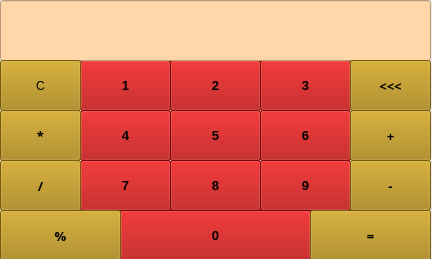
<?xml version="1.0" encoding="UTF-8"?>
<ui version="4.0">
 <class>Widget</class>
 <widget class="QWidget" name="Widget">
  <property name="geometry">
   <rect>
    <x>0</x>
    <y>0</y>
    <width>432</width>
    <height>259</height>
   </rect>
  </property>
  <property name="windowTitle">
   <string>Widget</string>
  </property>
  <widget class="QPushButton" name="s9">
   <property name="geometry">
    <rect>
     <x>260</x>
     <y>160</y>
     <width>91</width>
     <height>51</height>
    </rect>
   </property>
   <property name="font">
    <font>
     <family>Arial</family>
     <pointsize>10</pointsize>
     <italic>false</italic>
     <bold>true</bold>
     <underline>false</underline>
     <strikeout>false</strikeout>
    </font>
   </property>
   <property name="autoFillBackground">
    <bool>false</bool>
   </property>
   <property name="styleSheet">
    <string notr="true">QPushButton{
	
	background-color: rgb(170, 0, 0);
	
	font: 700 10pt &quot;Arial&quot;;

}
</string>
   </property>
   <property name="text">
    <string>9</string>
   </property>
   <property name="checkable">
    <bool>false</bool>
   </property>
  </widget>
  <widget class="QPushButton" name="s8">
   <property name="geometry">
    <rect>
     <x>170</x>
     <y>160</y>
     <width>91</width>
     <height>51</height>
    </rect>
   </property>
   <property name="font">
    <font>
     <family>Arial</family>
     <pointsize>10</pointsize>
     <italic>false</italic>
     <bold>true</bold>
     <underline>false</underline>
     <strikeout>false</strikeout>
    </font>
   </property>
   <property name="autoFillBackground">
    <bool>false</bool>
   </property>
   <property name="styleSheet">
    <string notr="true">QPushButton{
	
	background-color: rgb(170, 0, 0);
	
	font: 700 10pt &quot;Arial&quot;;

}
</string>
   </property>
   <property name="text">
    <string>8</string>
   </property>
   <property name="checkable">
    <bool>false</bool>
   </property>
  </widget>
  <widget class="QPushButton" name="s7">
   <property name="geometry">
    <rect>
     <x>80</x>
     <y>160</y>
     <width>91</width>
     <height>51</height>
    </rect>
   </property>
   <property name="font">
    <font>
     <family>Arial</family>
     <pointsize>10</pointsize>
     <italic>false</italic>
     <bold>true</bold>
     <underline>false</underline>
     <strikeout>false</strikeout>
    </font>
   </property>
   <property name="autoFillBackground">
    <bool>false</bool>
   </property>
   <property name="styleSheet">
    <string notr="true">QPushButton{
	
	background-color: rgb(170, 0, 0);
	
	font: 700 10pt &quot;Arial&quot;;

}
</string>
   </property>
   <property name="text">
    <string>7</string>
   </property>
   <property name="checkable">
    <bool>false</bool>
   </property>
  </widget>
  <widget class="QPushButton" name="s6">
   <property name="geometry">
    <rect>
     <x>260</x>
     <y>110</y>
     <width>91</width>
     <height>51</height>
    </rect>
   </property>
   <property name="font">
    <font>
     <family>Arial</family>
     <pointsize>10</pointsize>
     <italic>false</italic>
     <bold>true</bold>
     <underline>false</underline>
     <strikeout>false</strikeout>
    </font>
   </property>
   <property name="autoFillBackground">
    <bool>false</bool>
   </property>
   <property name="styleSheet">
    <string notr="true">QPushButton{
	
	background-color: rgb(170, 0, 0);
	
	font: 700 10pt &quot;Arial&quot;;

}
</string>
   </property>
   <property name="text">
    <string>6</string>
   </property>
   <property name="checkable">
    <bool>false</bool>
   </property>
  </widget>
  <widget class="QPushButton" name="s5">
   <property name="geometry">
    <rect>
     <x>170</x>
     <y>110</y>
     <width>91</width>
     <height>51</height>
    </rect>
   </property>
   <property name="font">
    <font>
     <family>Arial</family>
     <pointsize>10</pointsize>
     <italic>false</italic>
     <bold>true</bold>
     <underline>false</underline>
     <strikeout>false</strikeout>
    </font>
   </property>
   <property name="autoFillBackground">
    <bool>false</bool>
   </property>
   <property name="styleSheet">
    <string notr="true">QPushButton{
	
	background-color: rgb(170, 0, 0);
	
	font: 700 10pt &quot;Arial&quot;;

}
</string>
   </property>
   <property name="text">
    <string>5</string>
   </property>
   <property name="checkable">
    <bool>false</bool>
   </property>
  </widget>
  <widget class="QPushButton" name="s4">
   <property name="geometry">
    <rect>
     <x>80</x>
     <y>110</y>
     <width>91</width>
     <height>51</height>
    </rect>
   </property>
   <property name="font">
    <font>
     <family>Arial</family>
     <pointsize>10</pointsize>
     <italic>false</italic>
     <bold>true</bold>
     <underline>false</underline>
     <strikeout>false</strikeout>
    </font>
   </property>
   <property name="autoFillBackground">
    <bool>false</bool>
   </property>
   <property name="styleSheet">
    <string notr="true">QPushButton{
	
	background-color: rgb(170, 0, 0);
	
	font: 700 10pt &quot;Arial&quot;;

}
</string>
   </property>
   <property name="text">
    <string>4</string>
   </property>
   <property name="checkable">
    <bool>false</bool>
   </property>
  </widget>
  <widget class="QPushButton" name="s1">
   <property name="geometry">
    <rect>
     <x>80</x>
     <y>60</y>
     <width>91</width>
     <height>51</height>
    </rect>
   </property>
   <property name="font">
    <font>
     <family>Arial</family>
     <pointsize>10</pointsize>
     <italic>false</italic>
     <bold>true</bold>
     <underline>false</underline>
     <strikeout>false</strikeout>
    </font>
   </property>
   <property name="autoFillBackground">
    <bool>false</bool>
   </property>
   <property name="styleSheet">
    <string notr="true">QPushButton{
	
	background-color: rgb(170, 0, 0);
	
	font: 700 10pt &quot;Arial&quot;;

}
</string>
   </property>
   <property name="text">
    <string>1</string>
   </property>
   <property name="checkable">
    <bool>false</bool>
   </property>
  </widget>
  <widget class="QPushButton" name="s2">
   <property name="geometry">
    <rect>
     <x>170</x>
     <y>60</y>
     <width>91</width>
     <height>51</height>
    </rect>
   </property>
   <property name="font">
    <font>
     <family>Arial</family>
     <pointsize>10</pointsize>
     <italic>false</italic>
     <bold>true</bold>
     <underline>false</underline>
     <strikeout>false</strikeout>
    </font>
   </property>
   <property name="autoFillBackground">
    <bool>false</bool>
   </property>
   <property name="styleSheet">
    <string notr="true">QPushButton{
	
	background-color: rgb(170, 0, 0);
	
	font: 700 10pt &quot;Arial&quot;;

}
</string>
   </property>
   <property name="text">
    <string>2</string>
   </property>
   <property name="checkable">
    <bool>false</bool>
   </property>
  </widget>
  <widget class="QPushButton" name="s3">
   <property name="geometry">
    <rect>
     <x>260</x>
     <y>60</y>
     <width>91</width>
     <height>51</height>
    </rect>
   </property>
   <property name="font">
    <font>
     <family>Arial</family>
     <pointsize>10</pointsize>
     <italic>false</italic>
     <bold>true</bold>
     <underline>false</underline>
     <strikeout>false</strikeout>
    </font>
   </property>
   <property name="autoFillBackground">
    <bool>false</bool>
   </property>
   <property name="styleSheet">
    <string notr="true">QPushButton{
	
	background-color: rgb(170, 0, 0);
	
	font: 700 10pt &quot;Arial&quot;;

}
</string>
   </property>
   <property name="text">
    <string>3</string>
   </property>
   <property name="checkable">
    <bool>false</bool>
   </property>
  </widget>
  <widget class="QPushButton" name="s0">
   <property name="geometry">
    <rect>
     <x>120</x>
     <y>210</y>
     <width>191</width>
     <height>51</height>
    </rect>
   </property>
   <property name="font">
    <font>
     <family>Arial</family>
     <pointsize>10</pointsize>
     <italic>false</italic>
     <bold>true</bold>
     <underline>false</underline>
     <strikeout>false</strikeout>
    </font>
   </property>
   <property name="autoFillBackground">
    <bool>false</bool>
   </property>
   <property name="styleSheet">
    <string notr="true">QPushButton{
	
	background-color: rgb(170, 0, 0);
	
	font: 700 10pt &quot;Arial&quot;;

}
</string>
   </property>
   <property name="text">
    <string>0</string>
   </property>
   <property name="checkable">
    <bool>false</bool>
   </property>
  </widget>
  <widget class="QLineEdit" name="sonuc">
   <property name="geometry">
    <rect>
     <x>0</x>
     <y>0</y>
     <width>431</width>
     <height>61</height>
    </rect>
   </property>
   <property name="styleSheet">
    <string notr="true">QLineEdit{
	font: 700 10pt &quot;MS Sans Serif&quot;;
	
	background-color: rgb(255, 215, 169);
}</string>
   </property>
  </widget>
  <widget class="QPushButton" name="esittir">
   <property name="geometry">
    <rect>
     <x>310</x>
     <y>210</y>
     <width>121</width>
     <height>51</height>
    </rect>
   </property>
   <property name="font">
    <font>
     <family>Cascadia Mono</family>
     <pointsize>10</pointsize>
     <italic>false</italic>
     <bold>true</bold>
     <underline>false</underline>
     <strikeout>false</strikeout>
    </font>
   </property>
   <property name="styleSheet">
    <string notr="true">QPushButton{
	
	
	background-color: rgb(166, 127, 10);
	font: 700 10pt &quot;Cascadia Mono&quot;;
}</string>
   </property>
   <property name="text">
    <string>=</string>
   </property>
  </widget>
  <widget class="QPushButton" name="cikarma">
   <property name="geometry">
    <rect>
     <x>350</x>
     <y>160</y>
     <width>81</width>
     <height>51</height>
    </rect>
   </property>
   <property name="font">
    <font>
     <family>Cascadia Mono</family>
     <pointsize>10</pointsize>
     <italic>false</italic>
     <bold>true</bold>
     <underline>false</underline>
     <strikeout>false</strikeout>
    </font>
   </property>
   <property name="styleSheet">
    <string notr="true">QPushButton{
	
	
	background-color: rgb(166, 127, 10);
	font: 700 10pt &quot;Cascadia Mono&quot;;
}</string>
   </property>
   <property name="text">
    <string>-</string>
   </property>
  </widget>
  <widget class="QPushButton" name="yuzde">
   <property name="geometry">
    <rect>
     <x>0</x>
     <y>210</y>
     <width>121</width>
     <height>51</height>
    </rect>
   </property>
   <property name="font">
    <font>
     <family>Cascadia Mono</family>
     <pointsize>10</pointsize>
     <italic>false</italic>
     <bold>true</bold>
     <underline>false</underline>
     <strikeout>false</strikeout>
    </font>
   </property>
   <property name="styleSheet">
    <string notr="true">QPushButton{
	
	
	background-color: rgb(166, 127, 10);
	font: 700 10pt &quot;Cascadia Mono&quot;;
}</string>
   </property>
   <property name="text">
    <string>%</string>
   </property>
  </widget>
  <widget class="QPushButton" name="temizle">
   <property name="geometry">
    <rect>
     <x>0</x>
     <y>60</y>
     <width>81</width>
     <height>51</height>
    </rect>
   </property>
   <property name="styleSheet">
    <string>QPushButton{
	
	
	background-color: rgb(166, 127, 10);
	font: 700 10pt &quot;Cascadia Mono&quot;;
}</string>
   </property>
   <property name="text">
    <string>C</string>
   </property>
  </widget>
  <widget class="QPushButton" name="toplama">
   <property name="geometry">
    <rect>
     <x>350</x>
     <y>110</y>
     <width>81</width>
     <height>51</height>
    </rect>
   </property>
   <property name="font">
    <font>
     <family>Cascadia Mono</family>
     <pointsize>10</pointsize>
     <italic>false</italic>
     <bold>true</bold>
     <underline>false</underline>
     <strikeout>false</strikeout>
    </font>
   </property>
   <property name="styleSheet">
    <string notr="true">QPushButton{
	
	
	background-color: rgb(166, 127, 10);
	font: 700 10pt &quot;Cascadia Mono&quot;;
}</string>
   </property>
   <property name="text">
    <string>+</string>
   </property>
  </widget>
  <widget class="QPushButton" name="bolme">
   <property name="geometry">
    <rect>
     <x>0</x>
     <y>160</y>
     <width>81</width>
     <height>51</height>
    </rect>
   </property>
   <property name="font">
    <font>
     <family>Cascadia Mono</family>
     <pointsize>10</pointsize>
     <italic>false</italic>
     <bold>true</bold>
     <underline>false</underline>
     <strikeout>false</strikeout>
    </font>
   </property>
   <property name="styleSheet">
    <string notr="true">QPushButton{
	
	
	background-color: rgb(166, 127, 10);
	font: 700 10pt &quot;Cascadia Mono&quot;;
}</string>
   </property>
   <property name="text">
    <string>/</string>
   </property>
  </widget>
  <widget class="QPushButton" name="carpma">
   <property name="geometry">
    <rect>
     <x>0</x>
     <y>110</y>
     <width>81</width>
     <height>51</height>
    </rect>
   </property>
   <property name="font">
    <font>
     <family>Cascadia Mono</family>
     <pointsize>10</pointsize>
     <italic>false</italic>
     <bold>true</bold>
     <underline>false</underline>
     <strikeout>false</strikeout>
    </font>
   </property>
   <property name="styleSheet">
    <string notr="true">QPushButton{
	
	
	background-color: rgb(166, 127, 10);
	font: 700 10pt &quot;Cascadia Mono&quot;;
}</string>
   </property>
   <property name="text">
    <string>*</string>
   </property>
  </widget>
  <widget class="QPushButton" name="silme">
   <property name="geometry">
    <rect>
     <x>350</x>
     <y>60</y>
     <width>81</width>
     <height>51</height>
    </rect>
   </property>
   <property name="font">
    <font>
     <family>Cascadia Mono</family>
     <pointsize>10</pointsize>
     <italic>false</italic>
     <bold>true</bold>
     <underline>false</underline>
     <strikeout>false</strikeout>
    </font>
   </property>
   <property name="styleSheet">
    <string notr="true">QPushButton{
	
	
	background-color: rgb(166, 127, 10);
	font: 700 10pt &quot;Cascadia Mono&quot;;
}</string>
   </property>
   <property name="text">
    <string>&lt;&lt;&lt;</string>
   </property>
  </widget>
 </widget>
 <resources/>
 <connections/>
</ui>
